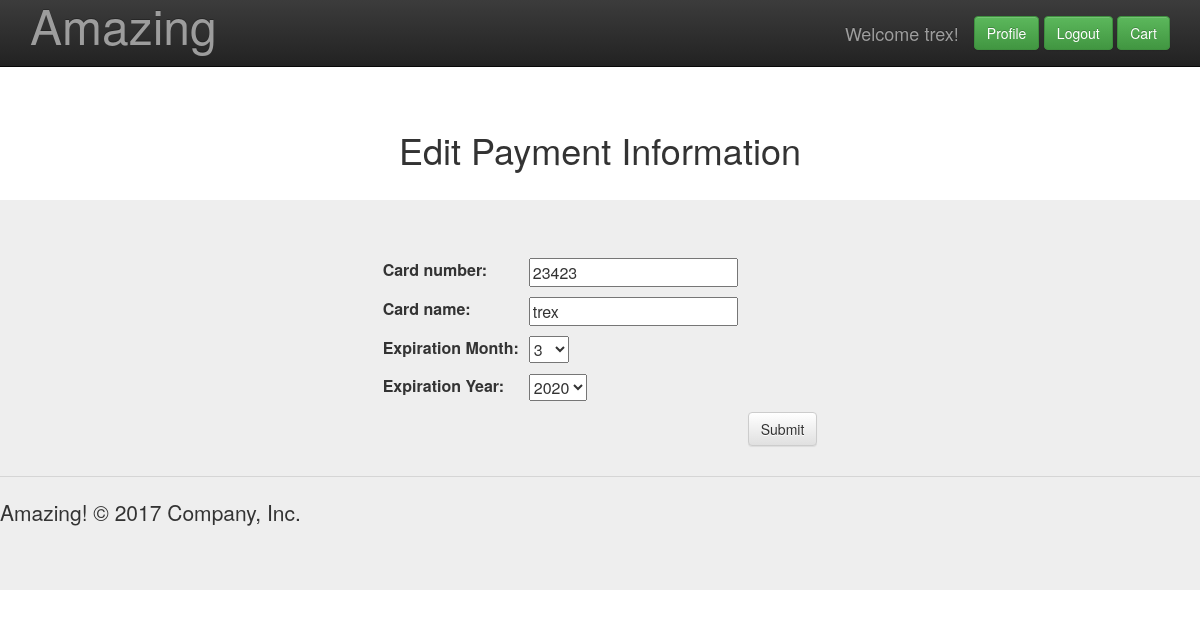
Page /profile/edit-payment (signed in) on the earlier database version.
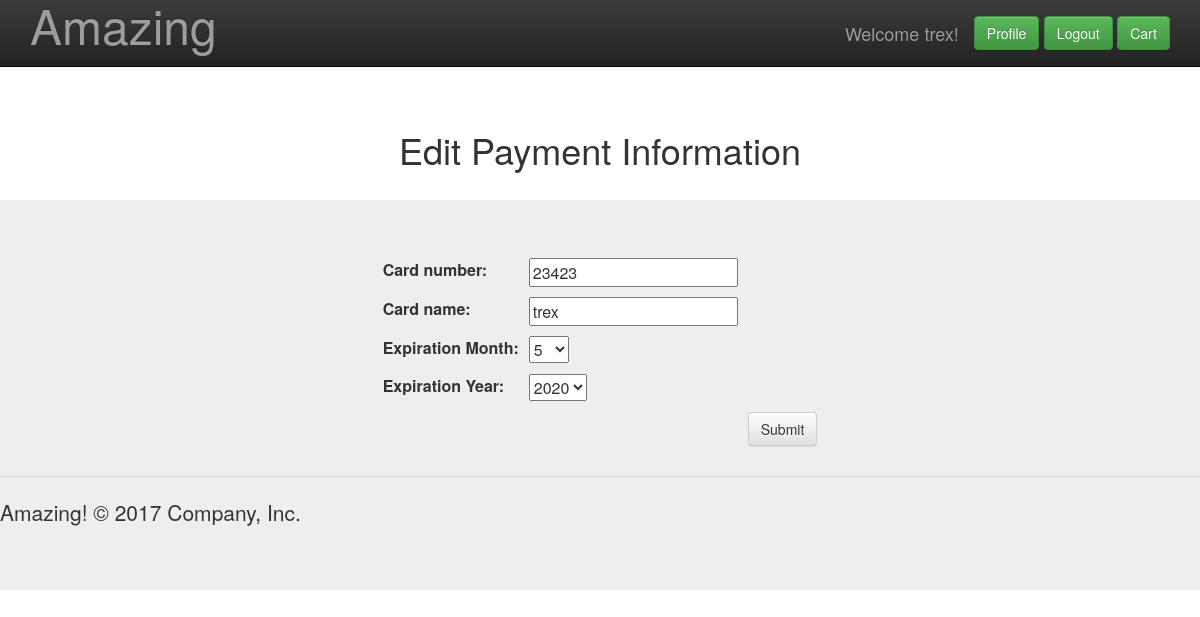
Same page on the later database version.
### user_profile/models.py (models this page shows, shortened)
class Profile(models.Model):
	user = models.OneToOneField(User,on_delete=models.CASCADE)
	address = models.CharField(max_length=100, blank=True)
	city = models.CharField(max_length=100, blank=True)
	state = models.CharField(max_length=100, blank=True)
	zip_code = models.CharField(max_length=100, blank=True)
	card_number = models.IntegerField(null=True)
	card_name = models.CharField(max_length=100, blank=True)
	card_month = models.IntegerField(choices=MONTH_CHOICES,default=1)
	card_year = models.IntegerField(choices=YEAR_CHOICES,default=1)

### user_profile/views.py (the view)
def edit_payment(request):
	if request.method == 'GET':
		pay_form = PaymentForm(instance=request.user.profile)
		return render(request, 'editpayment.html',{'pay_form':pay_form})
	elif request.method == 'POST':
		pay_form = PaymentForm(request.POST,instance=request.user.profile)
		pay_form.save()
		return render(request, 'editpayment.html',{'pay_form':pay_form})

### user_profile/models.py
class PaymentForm(forms.ModelForm):
	class Meta:
		model = Profile
		fields = ['card_number','card_name','card_month','card_year']
		labels = {'card_month':'Expiration Month','card_year':"Expiration Year"}

### templates/editpayment.html (shortened to what this page needs)
{% load staticfiles %}
{% load humanize %}
<link rel="stylesheet" href="https://maxcdn.bootstrapcdn.com/bootstrap/3.3.7/css/bootstrap.min.css">
<link rel="stylesheet" href="https://maxcdn.bootstrapcdn.com/bootstrap/3.3.7/css/bootstrap-theme.min.css">
<!DOCTYPE html>
<html lang="en">
  <head>
    <link href="../../assets/css/ie10-viewport-bug-workaround.css" rel="stylesheet">
    <link href="/static/css/jumbotron.css" rel="stylesheet">
  </head>
  <body>
    <nav class="navbar navbar-inverse navbar-fixed-top">
      <div class="container">
        <div class="navbar-header">
          <a class="navbar-brand" href="/">
      <font size = "18">Amazing</font>
      </a>
        </div>
        <div id="navbar" class="navbar-collapse collapse">
          <form class="navbar-form navbar-right">
            <form method="POST" action="{}">
              <div class="form-group">
                {% if user.is_authenticated %}
                  <table>
                    <tr>
                      <td><a class="navbar-brand text-center" href="{% url 'profile' %}">Welcome {{ user.username }}!</a></td>
                      <td><a class="btn btn-success" href="{% url 'profile' %}" role="button">Profile</a></td>
                      <td>&nbsp;</td>
                      <td> <a class="btn btn-success" href="{% url 'logout' %}" role="button">Logout</a></td>
                      <td>&nbsp;</td>
                      <td> <a class="btn btn-success" href="{% url 'cart' %}" role="button">Cart</a></td>
                    </tr>
                  </table>
                {% else %}
                  <a class="btn btn-success" href="{% url 'login' %}" role="button">Sign In</a>
                {% endif %}
              </div>
            </form>
          </form>
      </div>
    </nav>
  <div class="SearchColumn">
    <br>
    <br>
    <div class="container text-center">
      <br>
      <h1>Edit Payment Information</h1>
      <br>
    </div>
  </div>
  <div class="jumbotron">
    <div class="container text-center">
      <table class="center" style="border-collapse: separate; border-spacing: 10px;">
      	<form action="{% url 'edit_payment' %}" method="post">{% csrf_token %}
      	{% for field in pay_form %}
        <tr>
          <th>{{ field.label_tag }}</th>
          <td>{{field}}</td>
        </tr>
        {% endfor %}
        <tr>
        	<td></td>
        	<td></td>
        	<td><input class="btn btn-default" type="submit" value="Submit"></td>
        </tr>
        </form>
      </table>
    </div>
    <hr>
    <footer>
      <p>Amazing! &copy; 2017 Company, Inc.</p>
    </footer>
  </div>
  </body>
</html>

Differences in the rows shown:
changed Profile "trex": card_month "3" → "5"
